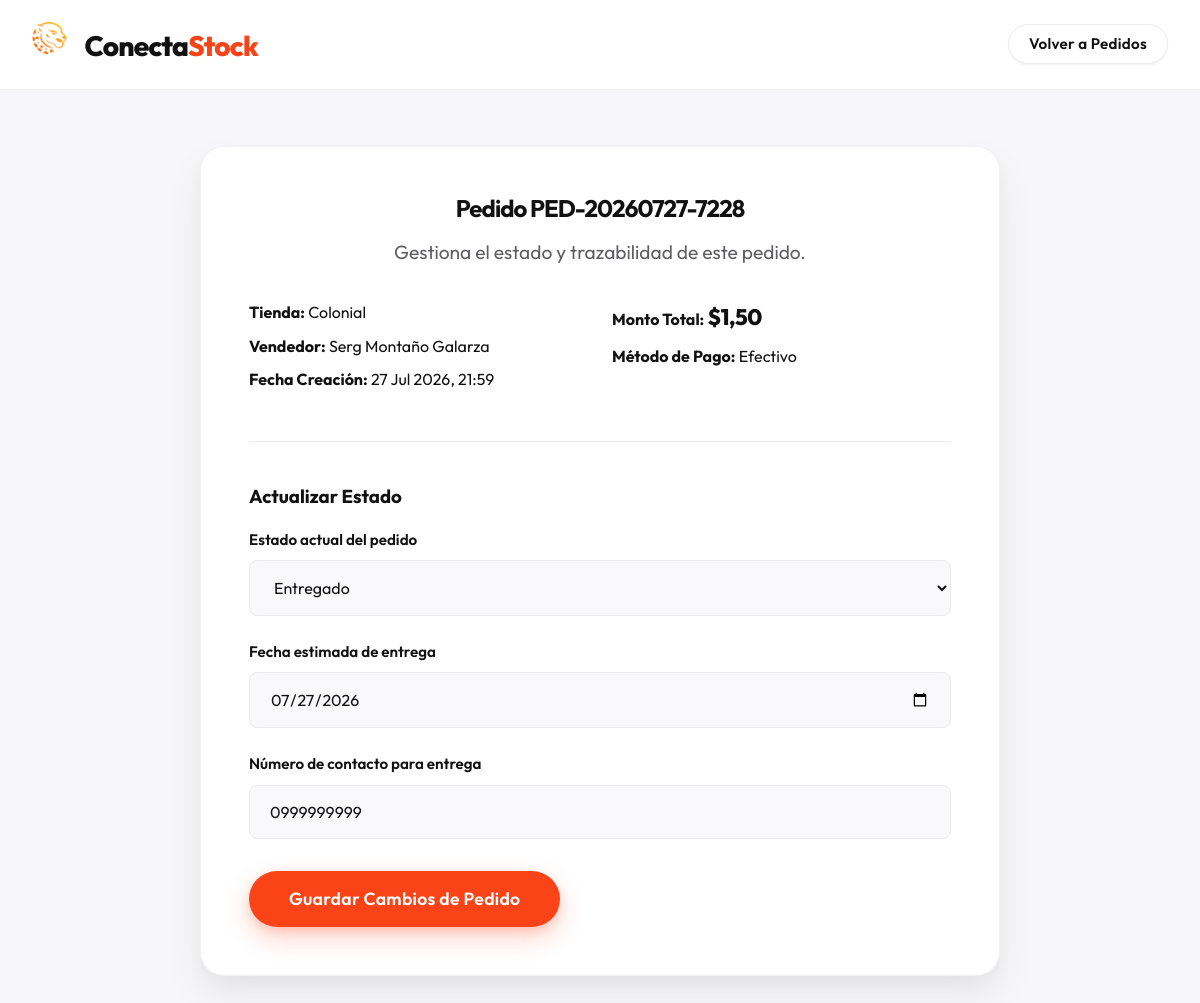
/dashboard/proveedor/pedidos/gestionar/2/ (signed in), run on the app's committed database.
### aplicacion/models.py (models this page shows, shortened)
class Pedido(models.Model):
    METODO_PAGO_CHOICES = (
        ('Efectivo', 'Efectivo'),
        ('Transferencia', 'Transferencia'),
    )
    ESTADO_CHOICES = (
        ('En proceso', 'En proceso'),
        ('Enviado', 'Enviado'),
        ('En ruta', 'En ruta'),
        ('Entregado', 'Entregado'),
    )
    numero_pedido = models.CharField(max_length=20, unique=True, blank=True)
    fecha = models.DateTimeField(auto_now_add=True)
    vendedor = models.ForeignKey(Vendedor, on_delete=models.CASCADE)
    tienda = models.ForeignKey(Tienda, on_delete=models.CASCADE)
    proveedor = models.ForeignKey(Proveedor, on_delete=models.CASCADE)
    metodo_pago = models.CharField(max_length=20, choices=METODO_PAGO_CHOICES)
    numero_transferencia = models.CharField(max_length=50, null=True, blank=True)
    estado = models.CharField(max_length=20, choices=ESTADO_CHOICES, default='En proceso')
    fecha_estimada_entrega = models.DateField(null=True, blank=True)
    numero_contacto = models.CharField(max_length=10, null=True, blank=True)
    def calcular_total(self):
        detalles = self.detalles.all()
        total = sum([detalle.get_subtotal() for detalle in detalles])
        return total

class Tienda(models.Model):
    usuario = models.OneToOneField(User, on_delete=models.CASCADE, related_name='perfil_tienda')
    cedula = models.CharField(max_length=10)
    ruc_rice = models.CharField(max_length=13, blank=True, null=True)
    nombre_tienda = models.CharField(max_length=100)
    nombre_propietario = models.CharField(max_length=50)
    apellido_propietario = models.CharField(max_length=50)
    telefono = models.CharField(max_length=15)
    correo = models.EmailField()
    ubicacion_lat = models.FloatField()
    ubicacion_lng = models.FloatField()

class Vendedor(models.Model):
    SECTOR_CHOICES = (
        ('Norte', 'Norte'),
        ('Sur', 'Sur'),
        ('Este', 'Este'),
        ('Oeste', 'Oeste'),
    )
    usuario = models.OneToOneField(User, on_delete=models.CASCADE, related_name='perfil_vendedor')
    cedula = models.CharField(max_length=10, unique=True)
    ruc_rice = models.CharField(max_length=13, blank=True, null=True)
    nombre = models.CharField(max_length=50)
    apellido = models.CharField(max_length=50)
    correo = models.EmailField()
    telefono = models.CharField(max_length=15)
    ciudad = models.CharField(max_length=50)
    sector = models.CharField(max_length=20, choices=SECTOR_CHOICES)

class DetallePedido(models.Model):
    pedido = models.ForeignKey(Pedido, on_delete=models.CASCADE, related_name='detalles')
    producto = models.ForeignKey(Producto, on_delete=models.CASCADE)
    cantidad = models.IntegerField()
    precio_unitario = models.DecimalField(max_digits=10, decimal_places=2)
    def get_subtotal(self):
        return self.cantidad * self.precio_unitario

### aplicacion/views.py (the view)
# urls.py: path('dashboard/proveedor/pedidos/gestionar/<int:id>/', views.gestionar_pedido, name='gestionar_pedido'),
@login_required
def gestionar_pedido(request, id):
    if not hasattr(request.user, 'perfil_proveedor'):
        return redirect('index')
    proveedor = request.user.perfil_proveedor
    pedido = get_object_or_404(Pedido, pk=id, proveedor=proveedor)
    if request.method == 'POST':
        formulario = GestionarPedidoForm(request.POST, instance=pedido)
        if formulario.is_valid():
            formulario.save()
            return redirect('mis_pedidos')
    else:
        formulario = GestionarPedidoForm(instance=pedido)
    return render(request, 'gestionar_pedido.html', {'formulario': formulario, 'pedido': pedido})

### aplicacion/forms.py (shortened to what this page needs)
class GestionarPedidoForm(ModelForm):
    class Meta:
        model = Pedido
        fields = ['estado', 'fecha_estimada_entrega', 'numero_contacto']
        labels = {
            'estado': _('Estado actual del pedido'),
            'fecha_estimada_entrega': _('Fecha estimada de entrega'),
            'numero_contacto': _('Número de contacto para entrega'),
        }
        widgets = {
            'fecha_estimada_entrega': forms.DateInput(format=('%Y-%m-%d'), attrs={'class':'form-control', 'type': 'date'}),
            'numero_contacto': forms.TextInput(attrs={'class':'form-control', 'pattern': '[0-9]{10}', 'title': 'El número de contacto debe tener exactamente 10 dígitos numéricos'}),
        }

### aplicacion/templates/gestionar_pedido.html (shortened to what this page needs)
{% load static %}
<!DOCTYPE html>
<html lang="es">
<head>
    <link rel="stylesheet" href="{% static 'css/style.css' %}">
</head>
<body>
    <header class="b2b-header">
        <div class="container header-layout">
            <div class="logo-area">
                <strong class="brand-logo" style="display: flex; align-items: center;">
    <a href="{% url 'dashboard_proveedor' %}"
                        style="text-decoration: none; color: inherit;">
        <img src="{% static 'images/iso_1.png' %}" alt="Logo" style="height: 36px; margin-right: 12px; border-radius: 4px;">
        Conecta<span class="color-accent">Stock</span>
    </a>
</strong>
            </div>
            <nav aria-label="Navegación principal">
                <ul class="nav-links">
                    <li><a href="{% url 'mis_pedidos' %}" class="btn btn-secondary btn-sm">Volver a Pedidos</a></li>
                </ul>
            </nav>
        </div>
    </header>
    <main class="dashboard-main">
        <div class="container dashboard-section">
            <div class="form-card mx-auto" style="max-width: 800px;">
                <div class="section-header text-center mb-lg">
                    <h2 class="section-title font-1-5rem">Pedido {{ pedido.numero_pedido }}</h2>
                    <p class="section-desc">Gestiona el estado y trazabilidad de este pedido.</p>
                </div>
                <div class="info-grid">
                    <div>
                        <p class="mb-sm"><strong>Tienda:</strong> {{ pedido.tienda.nombre_tienda }}</p>
                        <p class="mb-sm"><strong>Vendedor:</strong> {{ pedido.vendedor.nombre }} {{ pedido.vendedor.apellido }}</p>
                        <p class="mb-sm"><strong>Fecha Creación:</strong> {{ pedido.fecha|date:"d M Y, H:i" }}</p>
                    </div>
                    <div>
                        <p class="mb-sm"><strong>Monto Total:</strong> <span class="price-highlight">${{ pedido.calcular_total|floatformat:2 }}</span></p>
                        <p class="mb-sm"><strong>Método de Pago:</strong> {{ pedido.metodo_pago }}</p>
                    </div>
                </div>
                <hr class="divider-line">
                <h3 class="mb-md">Actualizar Estado</h3>
                <form action="{% url 'gestionar_pedido' pedido.id %}" method="post">
                    {% for field in formulario %}
                    <div class="form-group">
                        <label for="{{ field.id_for_label }}">{{ field.label }}</label>
                        {{ field }}
                    </div>
                    {% endfor %}
                    <div class="text-right mt-lg">
                        <button type="submit" class="btn btn-primary btn-large">Guardar Cambios de Pedido</button>
                    </div>
                </form>
            </div>
        </div>
    </main>
</body>
</html>

### data on the page
Pedido: numero_pedido "PED-20260727-7228", tienda.nombre_tienda "Colonial", vendedor.nombre "Serg", vendedor.apellido "Montaño Galarza", fecha "27 Jul 2026, 21:59", calcular_total "1,50", metodo_pago "Efectivo", formulario "Entregado" "07/27/2026" "0999999999"

### other printed values
{{ field.label }} "Estado actual del pedido" "Fecha estimada de entrega" "Número de contacto para entrega"
